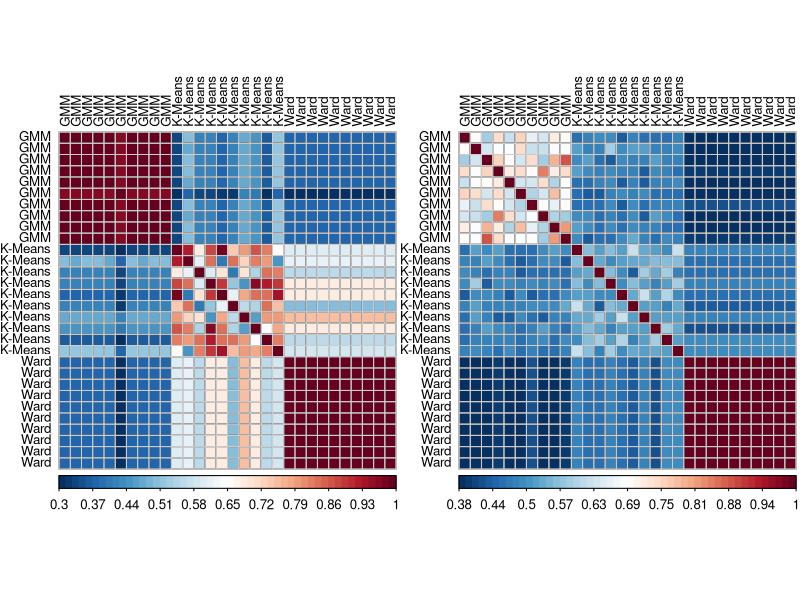
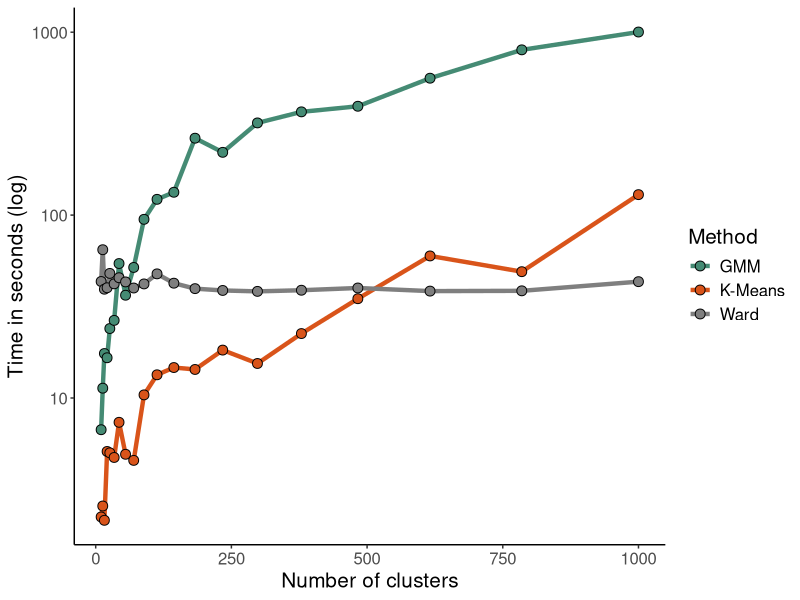

The R source for these figures, in order:
library(corrplot)
library(ggplot2)

# load the data
mat100 <- as.matrix(read.csv('simLbls100.csv', header = F))
mat10 <- as.matrix(read.csv('simLbls10.csv', header = F))
timing <- read.csv('TimingData.csv')

# name the axes of the matrices
method <- rep(c("GMM", "K-Means", "Ward"), each = 10)
dimnames(mat10) <- list(method, method)
dimnames(mat100) <- list(method, method)

# colo palletes
col <- colorRampPalette(c("#67001F", "#B2182B", "#D6604D", "#F4A582",
                           "#FDDBC7", "#FFFFFF", "#D1E5F0", "#92C5DE",
                           "#4393C3", "#2166AC", "#053061"))
Cols <- c("aquamarine4", "#D9541A", "grey50") # left, right, interhemisphere

# plot the two similarity matrices
par(mfrow=c(1,2))
corrplot(mat10, 
         method = "color",
         tl.col = "black",
         tl.cex = 0.8,
         is.corr = F,
         outline = T,
         cl.lim = c(0,1),
         addgrid.col = "grey80",
         cl.pos = "b",
         col = rep(rev(col(50)), 2))

corrplot(mat100,
         method = "color",
         tl.col = "black",
         tl.cex = 0.8,
         is.corr = F,
         outline = T,
         cl.pos = "b",
         addgrid.col = "grey80",
         cl.lim = c(0,1),
         col = rep(rev(col(50)), 2))

# and the timing one
m <- ggplot(aes(size, time, fill = method), data = timing) +
  geom_line(aes(color = method), size = 1.5) +
  geom_point(size = 3, color = "black", pch = 21) +
  scale_y_log10() +
  guides(color = guide_legend(title = "Method"), fill  = guide_legend(title = "Method")) +
  scale_fill_manual(labels = c("GMM", "K-Means", "Ward"), values = Cols) +
  scale_color_manual(labels = c("GMM", "K-Means", "Ward"), values = Cols) +
  labs(y = "Time in seconds (log)", x = "Number of clusters") +
  theme(panel.grid.major = element_blank(), 
        panel.grid.minor = element_blank(), 
        panel.background = element_blank(), 
        axis.line = element_line(colour = "black"),
        text = element_text(size = 15))

# to save the m plot as pdf
ggsave('method_times.pdf',
       plot = m,
       width = 6,
       height = 4,
       units = "in",
       dpi = "retina",
       device = "pdf")